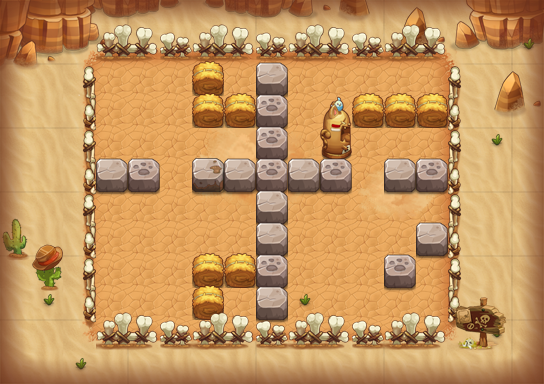

The image is a tile-based game level rendered from a .tmx file. Its description and source (layers, tilesets, objects; grid data summarised) follow:
An orthogonal 17x12 tile map with 32x32 px tiles, 16 tile layers (PASS, 块层 2, 块层 15, 块层 4, ...) and 11 objects (8x TRAP, 2x ysg3, PLAYER).

<map version="1.0" orientation="orthogonal" width="17" height="12" tilewidth="32" tileheight="32">
 <properties>
  <property name="DESTRY1" value="255" />
  <property name="DESTRY2" value="314" />
  <property name="DESTRY3" value="144" />
  <property name="DESTRY4" value="173" />
  <property name="DESTRY_COUNT" value="4" />
  <property name="EXP" value="290" />
  <property name="ITEM" value="D006" />
  <property name="MONEY" value="435" />
  <property name="START_SCRIPT" value="lv22" />
 </properties>
 <tileset firstgid="1" name="hmpy" tilewidth="32" tileheight="32">
  <image source="hmpy.png" width="500" height="1024" />
 </tileset>
 <layer name="PASS" width="17" height="12">
  <data>[204 cells, 146 non-empty, 10 distinct tile ids]</data>
 </layer>
 <layer name="块层 2" width="17" height="12">
  <data>[204 cells, 131 non-empty, 26 distinct tile ids]</data>
 </layer>
 <layer name="块层 15" width="17" height="12">
  <data>[204 cells, 44 non-empty, 36 distinct tile ids]</data>
 </layer>
 <layer name="块层 4" width="17" height="12">
  <data>[204 cells, 49 non-empty, 27 distinct tile ids]</data>
 </layer>
 <layer name="块层 3" width="17" height="12">
  <data>[204 cells, 56 non-empty, 9 distinct tile ids]</data>
 </layer>
 <layer name="块层 5" width="17" height="12">
  <data>[204 cells, 32 non-empty, 9 distinct tile ids]</data>
 </layer>
 <layer name="块层 16" width="17" height="12">
  <data>[204 cells, 100 non-empty, 24 distinct tile ids]</data>
 </layer>
 <layer name="SHELTER 9" width="17" height="12">
  <data>[204 cells, 11 non-empty, 3 distinct tile ids]</data>
 </layer>
 <layer name="SHELTER 8" width="17" height="12">
  <data>[204 cells, 2 non-empty, 2 distinct tile ids]</data>
 </layer>
 <layer name="SHELTER 7" width="17" height="12">
  <data>[204 cells, 4 non-empty, 2 distinct tile ids]</data>
 </layer>
 <layer name="SHELTER 6" width="17" height="12">
  <data>[204 cells, 2 non-empty, 1 distinct tile ids]</data>
 </layer>
 <layer name="SHELTER 5" width="17" height="12">
  <data>[204 cells, 1 non-empty, 1 distinct tile ids]</data>
 </layer>
 <layer name="SHELTER 4" width="17" height="12">
  <data>[204 cells, 9 non-empty, 3 distinct tile ids]</data>
 </layer>
 <layer name="SHELTER 3" width="17" height="12">
  <data>[204 cells, 2 non-empty, 2 distinct tile ids]</data>
 </layer>
 <layer name="SHELTER 2" width="17" height="12">
  <data>[204 cells, 6 non-empty, 2 distinct tile ids]</data>
 </layer>
 <layer name="SHELTER 1" width="17" height="12">
  <data>[204 cells, 2 non-empty, 2 distinct tile ids]</data>
 </layer>
 <objectgroup name="对象层 1" width="17" height="12">
  <object name="block1" type="TRAP" x="160" y="160" width="32" height="32">
   <properties>
    <property name="trap_ani" value="blok1.actor" />
    <property name="trap_blok" value="true" />
    <property name="trap_id" value="0" />
   </properties>
  </object>
  <object name="PLAYER" type="PLAYER" x="96" y="64" width="32" height="32" />
  <object name="fire1" type="TRAP" x="320" y="128" width="128" height="32">
   <properties>
    <property name="trap_id" value="1" />
    <property name="trap_particle" value="trap_fire_right_4.plist" />
    <property name="trap_state" value="open" />
   </properties>
  </object>
  <object name="ysg3" x="160" y="256" width="32" height="32">
   <properties>
    <property name="quality" value="ysg3.quality" />
   </properties>
  </object>
  <object name="ysg3" x="416" y="64" width="32" height="32">
   <properties>
    <property name="quality" value="ysg3.quality" />
   </properties>
  </object>
  <object name="zi_dan_right1" type="TRAP" x="96" y="192" width="32" height="32">
   <properties>
    <property name="trap_ani" value="fire_cat_right.actor" />
    <property name="trap_delay" value="2" />
    <property name="trap_id" value="0" />
    <property name="trap_script" value="trap(&quot;zi_dan_right1&quot;):setAtkPower(target(&quot;PLAYER&quot;):getHP()*0.1);trap(&quot;zi_dan_right1&quot;):turnRight(); trap(&quot;zi_dan_right1&quot;):getAI():getActions():addObject( AIUseSkill:create(   SkillLua:create(&quot;skill_0001&quot;)  )  );" />
    <property name="trap_start_mode" value="2" />
    <property name="trap_state" value="open" />
   </properties>
  </object>
  <object name="zi_dan_up1" type="TRAP" x="320" y="256" width="32" height="32">
   <properties>
    <property name="trap_ani" value="fire_cat_up.actor" />
    <property name="trap_delay" value="2" />
    <property name="trap_id" value="0" />
    <property name="trap_script" value="trap(&quot;zi_dan_up1&quot;):setAtkPower(target(&quot;PLAYER&quot;):getHP()*0.1);trap(&quot;zi_dan_up1&quot;):turnUp(); trap(&quot;zi_dan_up1&quot;):getAI():getActions():addObject( AIUseSkill:create(   SkillLua:create(&quot;skill_0001&quot;)  )  );" />
    <property name="trap_start_mode" value="2" />
    <property name="trap_state" value="open" />
   </properties>
  </object>
  <object name="block_control1" type="TRAP" x="224" y="64" width="32" height="32">
   <properties>
    <property name="trap_ani" value="switch.actor" />
    <property name="trap_floor" value="true" />
    <property name="trap_id" value="0" />
    <property name="trap_script" value="trap(&quot;block_control1&quot;):setOpened(false);trap(&quot;block1&quot;):setOpened(false)" />
    <property name="trap_sound_id" value="2" />
    <property name="trap_start_mode" value="0" />
    <property name="trap_state" value="open" />
   </properties>
  </object>
  <object name="mp1" type="TRAP" x="224" y="288" width="32" height="32">
   <properties>
    <property name="trap_ani" value="mp.actor" />
    <property name="trap_floor" value="true" />
    <property name="trap_id" value="0" />
    <property name="trap_script" value="trap_moveto(&quot;PLAYER&quot;, &quot;mp1&quot;,target(&quot;mp2&quot;):getX(),target(&quot;mp2&quot;):getY() );" />
    <property name="trap_sound_id" value="1" />
    <property name="trap_start_mode" value="0" />
    <property name="trap_state" value="open" />
   </properties>
  </object>
  <object name="mp2" type="TRAP" x="288" y="192" width="32" height="32">
   <properties>
    <property name="trap_ani" value="mp.actor" />
    <property name="trap_floor" value="true" />
    <property name="trap_id" value="0" />
    <property name="trap_script" value="trap_moveto(&quot;PLAYER&quot;, &quot;mp2&quot;,target(&quot;mp1&quot;):getX(),target(&quot;mp1&quot;):getY() );" />
    <property name="trap_sound_id" value="1" />
    <property name="trap_start_mode" value="0" />
    <property name="trap_state" value="open" />
   </properties>
  </object>
  <object name="fire_control1" type="TRAP" x="416" y="288" width="32" height="32">
   <properties>
    <property name="trap_ani" value="switch.actor" />
    <property name="trap_floor" value="true" />
    <property name="trap_id" value="0" />
    <property name="trap_script" value="trap(&quot;fire_control1&quot;):setOpened( false ); trap(&quot;fire1&quot;):setVisit( false );" />
    <property name="trap_sound_id" value="2" />
    <property name="trap_start_mode" value="0" />
    <property name="trap_state" value="open" />
   </properties>
  </object>
 </objectgroup>
</map>
